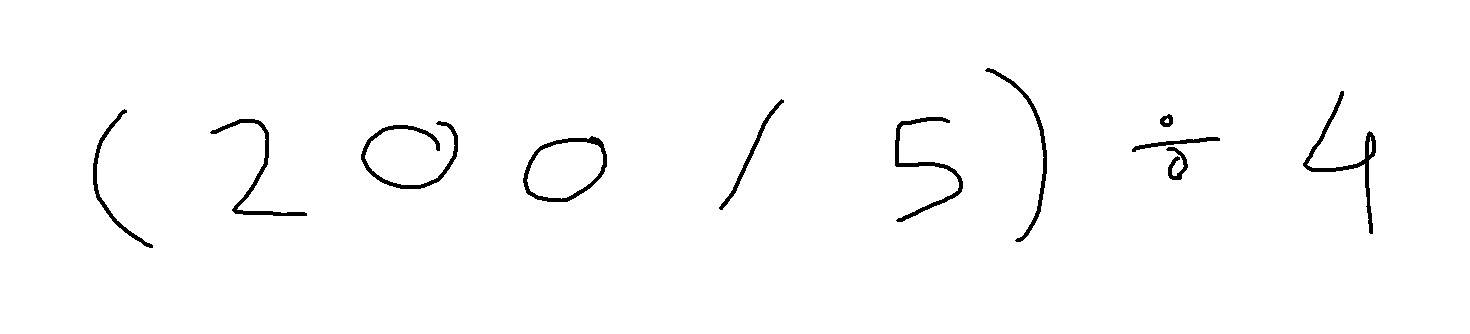
#> input picture testing_expression/exp2.jpg, 1470 x 334 px
$ jupyter execute --allow-errors expression.ipynb   (older library calls are emulated)
#> lines starting #> are read from the running program, lines starting #| are printed output that depends on the picture; after the words box and inside, x2 and y2 are one past the last pixel; in counts of white or black regions, pixels touching at a corner belong together
[cell 1]
import numpy as np
import tensorflow as tf
from keras.preprocessing.image import ImageDataGenerator
from keras.preprocessing import image
from sklearn.metrics import classification_report, confusion_matrix
from sklearn.preprocessing import LabelEncoder
import seaborn as sn
import matplotlib.pyplot as plt
import pandas as pd
import cv2
import imutils
from imutils.contours import sort_contours
import math
import warnings
warnings.filterwarnings("ignore")

#> (a cell that did not finish here is left out)

#> (a cell that did not finish here is left out)

#> (a cell that did not finish here is left out)

[cell 5]
#print(training_set.class_indices)

import os
APP_FOLDER = "dataset"
symbols = []
values = []
for base, dirs, files in os.walk(APP_FOLDER):
    for dirss in dirs:
        symbols.append(dirss)
        list = os.listdir("dataset/"+dirss) # dir is your directory path
        values.append(len(list))


plt.figure(figsize=(15,8))
plt.bar(symbols,values, color ='blue',
        width = 0.5)

plt.xlabel("Symbols")
plt.ylabel("Images for each symbol")
plt.title("Checking Imbalance in dataset")
ax = plt.gca()
ax.set_ylim([0,1000])
plt.show()
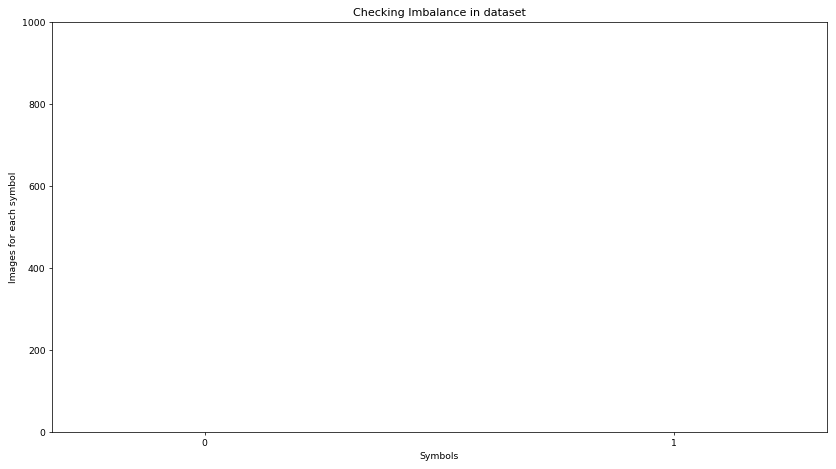
#> figure drawn by matplotlib, 1 panel

#> (a cell that did not finish here is left out)

#> (a cell that did not finish here is left out)

[cell 8]
figure = plt.figure(figsize=(10, 10))
#> (the rest of this cell did not finish here and is left out)

[cell 9]
def get_key(val):
    for key, value in training_set.class_indices.items():
         if val == value:
            return key

    return "key doesn't exist"

#> (the rest of this cell did not finish here and is left out)

[cell 10]
def prediction(img):
    #img = cv2.imread(img, cv2.IMREAD_GRAYSCALE)
    #plt.imshow(img, cmap = 'gray')
    img = cv2.resize(img,(64,64))
    norm_image = cv2.normalize(img, None, alpha = 0, beta = 1, norm_type = cv2.NORM_MINMAX, dtype = cv2.CV_32F)
    #norm_image=img/255
    norm_image = norm_image.reshape((norm_image.shape[0], norm_image.shape[1], 1))
    case = np.asarray([norm_image])
    pred = cnn.predict([case])
    pred = np.argmax(pred, axis=1)
    return pred

image = cv2.imread('testing_expression/exp2.jpg')
#> image is the input picture: shape (334, 1470, 3); min 0, max 255, mean 251
#image = cv2.resize(image,(300,300))
#Converting the image to grayScale for better accuracy(RGB scale might underfit the data).
gray = cv2.cvtColor(image, cv2.COLOR_BGR2GRAY)

#To smoothen the image
blurred = cv2.GaussianBlur(gray, (5, 5), 0)
# perform edge detection, find contours in the edge map, and sort the
# resulting contours from left-to-right
edged = cv2.Canny(blurred, 120, 50)
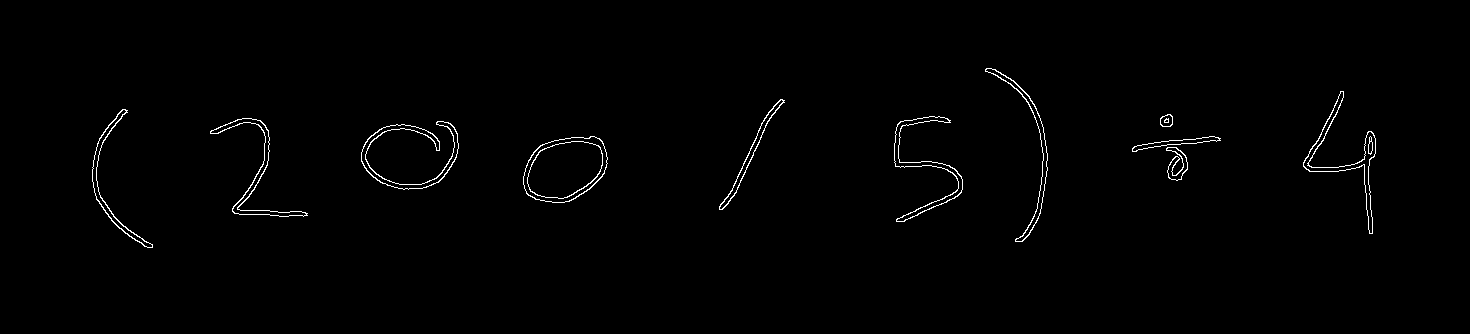
#> edged: shape (334, 1470); 0.91% white in thin lines or dots, all inside (x1, y1, x2, y2) = (92, 68, 1376, 248)
cnts = cv2.findContours(edged.copy(), cv2.RETR_EXTERNAL,cv2.CHAIN_APPROX_SIMPLE)
#> cnts = 11 contours; largest, box (x1, y1, x2, y2) and area: (523, 136, 608, 203) 4256, (1303, 91, 1376, 234) 1197, (361, 121, 459, 190) 1176, (894, 116, 963, 222) 1039, (210, 118, 308, 217) 954
cnts = imutils.grab_contours(cnts)
cnts = sort_contours(cnts, method="left-to-right")[0]
chars=[]
#> (the rest of this cell did not finish here and is left out)
